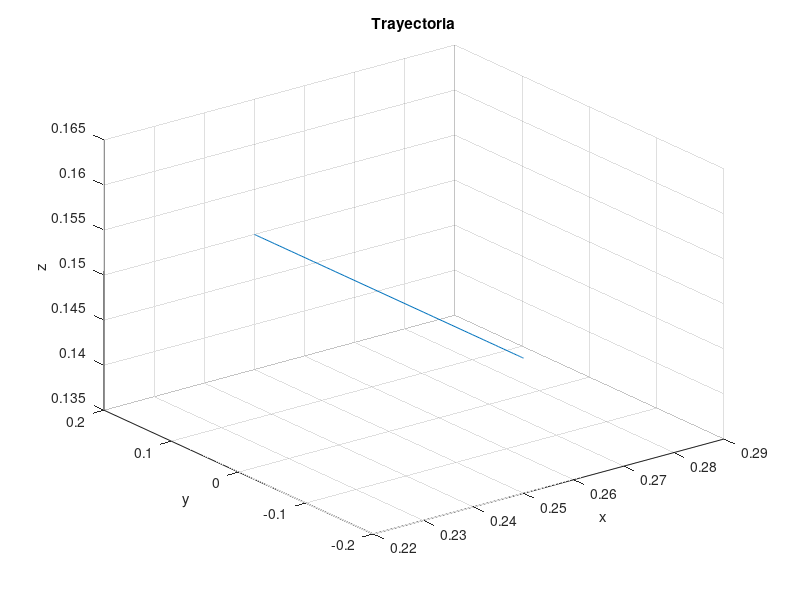
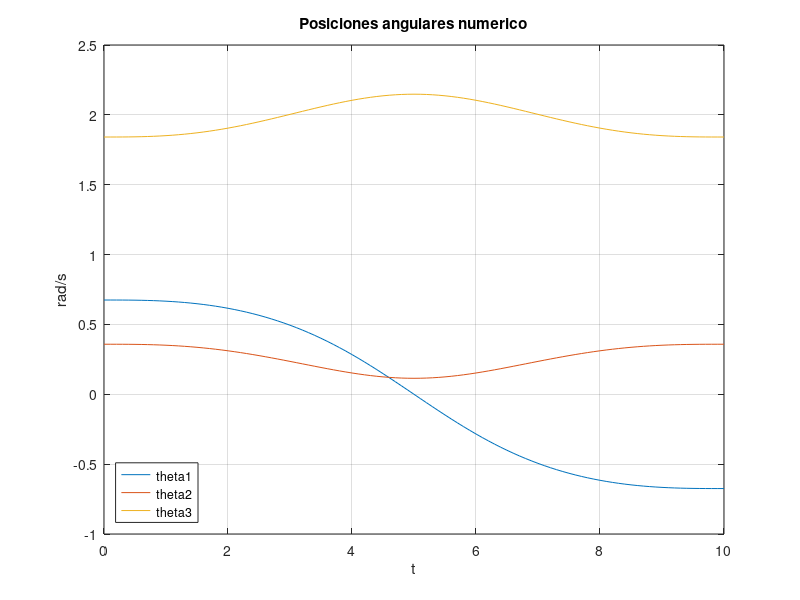
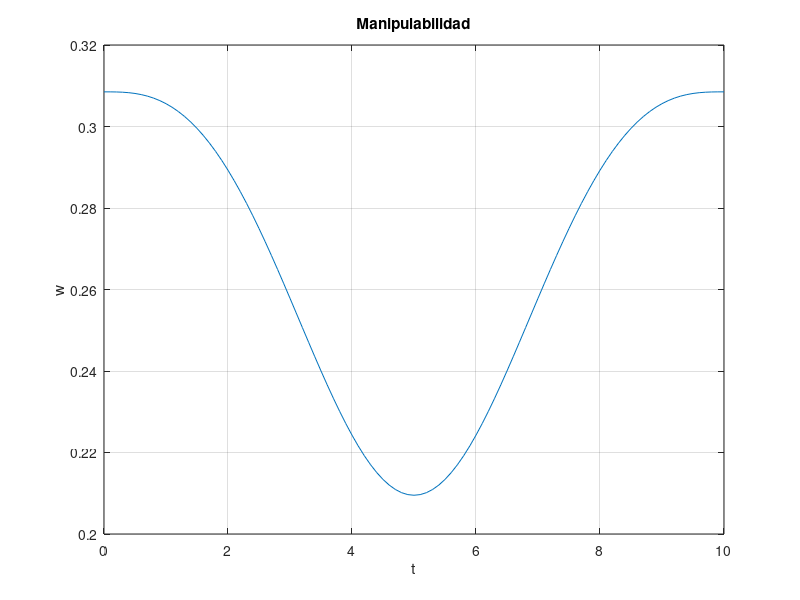
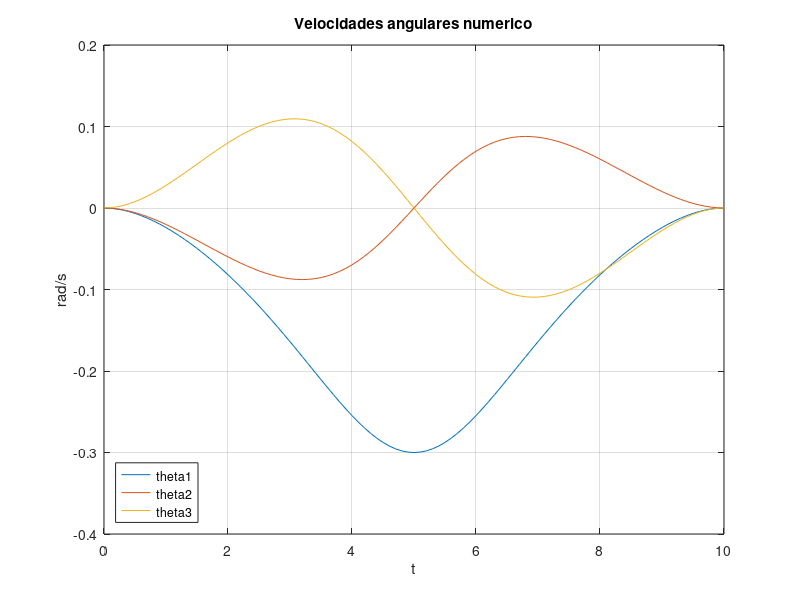

Write MATLAB code to recreate these figures, in order.
%%%Programa de solución analítica de un robot 3R en el espacio
 
%Definición de la trayectoria%%%%%%%%
 
%Punto inicial%%%%%%%%%%%%
x_in = 0.25;
y_in = 0.20;
z_in = 0.15;
 
%Punto final%%%%%%%%%%%%%%
x_fin = 0.25;
y_fin = -0.20;
z_fin = 0.15;
 
%Definición de los parámetros de la trayectoria%%%%%%%%%%%%
t_total = 10;
t_in = 0.1;
t_sim = 0:t_in:t_total;
 
%Puntos de la trayectoria%%%%%%%%%%%%%%
xp = x_in+((10/t_total^3)*t_sim.^3-(15/t_total^4)*t_sim.^4+(6/t_total^5)*t_sim.^5)*(x_fin-x_in);
yp = y_in+((10/t_total^3)*t_sim.^3-(15/t_total^4)*t_sim.^4+(6/t_total^5)*t_sim.^5)*(y_fin-y_in);
zp = z_in+((10/t_total^3)*t_sim.^3-(15/t_total^4)*t_sim.^4+(6/t_total^5)*t_sim.^5)*(z_fin-z_in);

%%%%%%%Cálculo de las velocidades

%Velocidades de la trayectoria%%%%%%%%%%%%%%
xpv = ((30/t_total^3)*t_sim.^2-(60/t_total^4)*t_sim.^3+(30/t_total^5)*t_sim.^4)*(x_fin-x_in);
ypv = ((30/t_total^3)*t_sim.^2-(60/t_total^4)*t_sim.^3+(30/t_total^5)*t_sim.^4)*(y_fin-y_in);
zpv = ((30/t_total^3)*t_sim.^2-(60/t_total^4)*t_sim.^3+(30/t_total^5)*t_sim.^4)*(z_fin-z_in);


 
plot3(xp,yp,zp)
grid on
title('Trayectoria')
xlabel('x')
ylabel('y')
zlabel('z')
 
%%%%%%%parametros del robot
b1 = 0.085;%0z1
L1 = 0.25; %1z2
L2 = 0.2875;%2z3
 
%%Cálculo de la solución analítica
 
 
z1 = [0;0;1];     %Vector de dirección z1
z1_n = 1;       %Norma del vector z1
p0_1 = [0;0;b1];    %Posición del sistema 1 con respecto al sistema 0
 
for i=1:length(t_sim)
    
    p0_P = [xp(i);yp(i);zp(i)]; %Vector de posición del sistema P con respecto a 0
    p1_P =  p0_P-p0_1;  
%Vector de posición del sistema P con respecto a 1
    
    nor_p1_P = norm(p1_P);
%Cálculo de la norma del vector p1_P
    produc_p = dot(z1,p1_P);
    
    ang_phi = acos(dot(z1,p1_P)/(norm(p1_P)*z1_n));
    ang_alfa = acos((L1^2+nor_p1_P^2-L2^2)/(2*L1*nor_p1_P));
    
    theta1_analitic(i) = atan2(yp(i),xp(i));
    theta2_analitic(i) = ang_phi-ang_alfa;
    theta3_analitic(i) = pi-asin(nor_p1_P*sin(ang_alfa)/L2);
end
 
%%Grafica de la postura de las juntas
 
figure
plot(t_sim,theta1_analitic,t_sim,theta2_analitic,t_sim,theta3_analitic)
grid on
title('Posiciones angulares numerico')
xlabel('t')
ylabel('rad/s')
legend({'theta1','theta2','theta3'},'Location','southwest')
 
%%Generación de las señales de salida
 
t = transpose(t_sim);
 
theta1_geo = transpose(theta1_analitic);
theta2_geo = transpose(theta2_analitic);
theta3_geo = transpose(theta3_analitic);
 
signal_theta1geo = [t theta1_geo];
signal_theta2geo = [t theta2_geo];
signal_theta3geo = [t theta3_geo];
 
%Cálculo de la inversa cinemática 
 
for i=1:length(t_sim)
    
   theta1_sol = theta1_analitic(i);
   theta2_sol = theta2_analitic(i);
   theta3_sol = theta3_analitic(i);
 
  
J11 = -sin(theta1_sol)*(L2*sin(theta2_sol+theta3_sol)+L1*sin(theta2_sol));
J12 = cos(theta1_sol)*(L2*cos(theta2_sol+theta3_sol)+L1*cos(theta2_sol));
J13 = L2*cos(theta2_sol+theta3_sol)*cos(theta1_sol);
 
J21 = cos(theta1_sol)*(L2*sin(theta2_sol+theta3_sol)+L1*sin(theta2_sol));
J22 = sin(theta1_sol)*(L2*cos(theta2_sol+theta3_sol)+L1*cos(theta2_sol));
J23 = L2*cos(theta2_sol+theta3_sol).*sin(theta1_sol); 
 
J31 = 0;
J32 = -L2*sin(theta2_sol+theta3_sol)-L1*sin(theta2_sol);
J33 = -L2*sin(theta2_sol+theta3_sol);
 
J = [J11,J12,J13;J21,J22,J23;J31,J32,J33];
 
pvx = xpv(i);
pvy = ypv(i);
pvz = zpv(i);
 
pv = [pvx;pvy;pvz];
 
qv = inv(J)*pv;
 
theta1v_n(i)=qv(1);
theta2v_n(i)=qv(2);
theta3v_n(i)=qv(3);
 
w(i) = det(J)/(L1*L2);
 
end
 
figure
plot(t_sim,w)
grid on
title('Manipulabilidad')
xlabel('t')
ylabel('w')
 
figure
plot(t_sim,theta1v_n,t_sim,theta2v_n,t_sim,theta3v_n)
grid on
title('Velocidades angulares numerico')
xlabel('t')
ylabel('rad/s')
legend({'theta1','theta2','theta3'},'Location','southwest')

